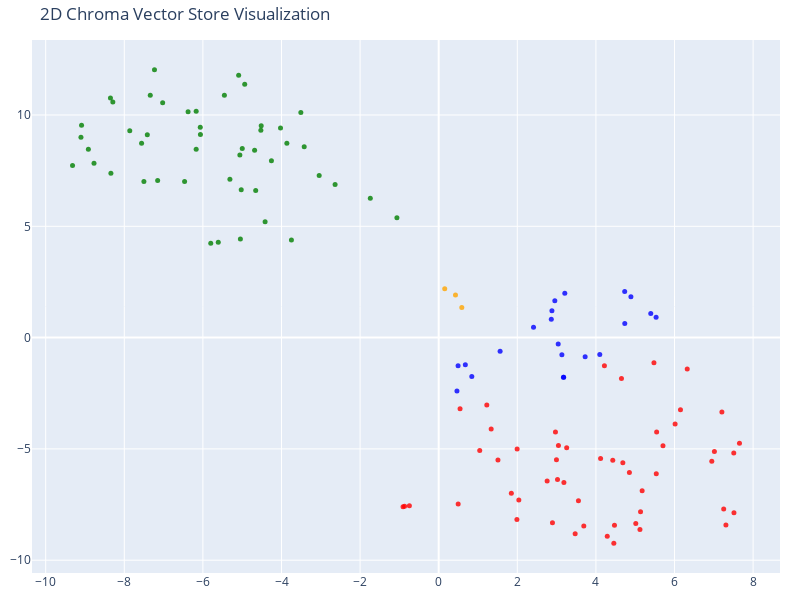

Notebook code for this chart:
### Code cell
# We humans find it easier to visalize things in 2D!
# Reduce the dimensionality of the vectors to 2D using t-SNE
# (t-distributed stochastic neighbor embedding)

tsne = TSNE(n_components=2, random_state=42)
reduced_vectors = tsne.fit_transform(vectors)

# Create the 2D scatter plot
fig = go.Figure(data=[go.Scatter(
    x=reduced_vectors[:, 0],
    y=reduced_vectors[:, 1],
    mode='markers',
    marker=dict(size=5, color=colors, opacity=0.8),
    text=[f"Type: {t}<br>Text: {d[:100]}..." for t, d in zip(doc_types, documents)],
    hoverinfo='text'
)])

fig.update_layout(
    title='2D Chroma Vector Store Visualization',
    scene=dict(xaxis_title='x',yaxis_title='y'),
    width=800,
    height=600,
    margin=dict(r=20, b=10, l=10, t=40)
)

fig.show()

### Figure 1 — Plotly figure (JSON) as saved in the notebook; plotly's stock layout.template omitted (floating-point values rounded to 4 significant figures)
{"data": [{"hoverinfo": "text", "marker": {"color": ["orange", "orange", "orange", "red", "red", "red", "red", "red", "red", "red", "red", "red", "red", "red", "red", "red", "red", "red", "red", "red", "red", "red", "red", "red", "red", "red", "red", "red", "red", "red", "red", "red", "red", "red", "red", "red", "red", "red", "red", "red", "red", "red", "red", "red", "red", "red", "red", "red", "red", "red", "red", "red", "red", "red", "red", "green", "green", "green", "green", "green", "green", "green", "green", "green", "green", "green", "green", "green", "green", "green", "green", "green", "green", "green", "green", "green", "green", "green", "green", "green", "green", "green", "green", "green", "green", "green", "green", "green", "green", "green", "green", "green", "green", "green", "green", "green", "green", "green", "green", "green", "green", "green", "blue", "blue", "blue", "blue", "blue", "blue", "blue", "blue", "blue", "blue", "blue", "blue", "blue", "blue", "blue", "blue", "blue", "blue", "blue", "blue", "blue"], "opacity": 0.8, "size": 5}, "mode": "markers", "text": ["Type: company<br>Text: # About Insurellm\n\nInsurellm was founded by Avery Lancaster in 2015 as an insurance tech startup des...", "Type: company<br>Text: # Careers at Insurellm\n\nInsurellm is hiring! We are looking for talented software engineers, data sc...", "Type: company<br>Text: # Overview of Insurellm\n\nInsurellm is an innovative insurance tech firm with 200 employees across th...", "Type: contracts<br>Text: # Contract with Apex Reinsurance for Rellm: AI-Powered Enterprise Reinsurance Solution\n\n## Terms\n\n1....", "Type: contracts<br>Text: ## Renewal\n\n1. **Automatic Renewal**: This Agreement will automatically renew for successive one-yea...", "Type: contracts<br>Text: 2. **Seamless Integrations**: The architecture of Rellm allows for easy integration with existing sy...", "Type: contracts<br>Text: 1. **Technical Support**: Provider shall offer dedicated technical support to the Client via phone, ...", "Type: contracts<br>Text: **Insurellm, Inc.**  \n_____________________________  \nAuthorized Signature   \nDate: ________________...", "Type: contracts<br>Text: # Contract with Belvedere Insurance for Markellm\n\n## Terms\nThis Contract (\"Agreement\") is made and e...", "Type: contracts<br>Text: ## Renewal\n1. **Renewal Terms**: This Agreement may be renewed for additional one-year terms upon mu...", "Type: contracts<br>Text: ## Features\n1. **AI-Powered Matching**: Belvedere Insurance will benefit from Markellm's AI-powered ...", "Type: contracts<br>Text: ## Support\n1. **Technical Support**: Technical support will be available from 9 AM to 7 PM EST, Mond...", "Type: contracts<br>Text: **Belvedere Insurance**  \nSignature: ______________________  \nName: [Authorized Signatory]  \nTitle: ...", "Type: contracts<br>Text: # Contract with BrightWay Solutions for Markellm\n\n**Contract Date:** October 5, 2023  \n**Contract ID...", "Type: contracts<br>Text: 3. **Service Level Agreement (SLA):**  \n   Insurellm commits to a 99.9% uptime for the platform with...", "Type: contracts<br>Text: 2. **Real-Time Quote Availability:**  \n   Consumers sourced via BrightWay Solutions will receive rea...", "Type: contracts<br>Text: 3. **Training and Onboarding:**  \n   Insurellm agrees to provide one free training session on how to...", "Type: contracts<br>Text: # Contract with EverGuard Insurance for Rellm: AI-Powered Enterprise Reinsurance Solution\n\n**Contrac...", "Type: contracts<br>Text: 4. **Usage Rights**: EverGuard Insurance is granted a non-exclusive, non-transferable license to acc...", "Type: contracts<br>Text: 1. **Core Functionality**: Rellm provides EverGuard Insurance with advanced AI-driven analytics, sea...", "Type: contracts<br>Text: 1. **Customer Support**: Insurellm will provide EverGuard Insurance with 24/7 customer support, incl...", "Type: contracts<br>Text: ---\n\n**Signatures**  \n**For Insurellm**: __________________________  \n**Name**: John Smith  \n**Title...", "Type: contracts<br>Text: # Contract with GreenField Holdings for Markellm\n\n**Effective Date:** November 15, 2023  \n**Contract...", "Type: contracts<br>Text: ## Renewal\n1. **Automatic Renewal**: This contract will automatically renew for sequential one-year ...", "Type: contracts<br>Text: ## Features\n1. **AI-Powered Matching**: Access to advanced algorithms that connect GreenField Holdin...", "Type: contracts<br>Text: ## Support\n1. **Customer Support Access**: The Client will have access to dedicated support through ...", "Type: contracts<br>Text: **Signatures:**  \n_________________________                           _________________________  \n**...", "Type: contracts<br>Text: # Contract with Greenstone Insurance for Homellm\n\n---\n\n## Terms\n\n1. **Parties**: This Contract (\"Agr...", "Type: contracts<br>Text: 4. **Payment Terms**: \n   - The Customer shall pay an amount of $10,000 per month for the Standard T...", "Type: contracts<br>Text: ---\n\n## Features\n\n- **AI-Powered Risk Assessment**: Customer will have access to enhanced risk evalu...", "Type: contracts<br>Text: - **Customer Portal**: A dedicated portal will be provided, allowing the Customer's clients to manag...", "Type: contracts<br>Text: ______________________________  \n[Name], [Title]  \nDate: ______________________\n\n**For Greenstone In...", "Type: contracts<br>Text: # Contract with GreenValley Insurance for Homellm\n\n**Contract Date:** October 6, 2023  \n**Contract N...", "Type: contracts<br>Text: 4. **Confidentiality:** Both parties agree to maintain the confidentiality of proprietary informatio...", "Type: contracts<br>Text: 1. **AI-Powered Risk Assessment:** Access to advanced AI algorithms for real-time risk evaluations.\n...", "Type: contracts<br>Text: 3. **Regular Updates:** Insurellm will offer ongoing updates and enhancements to the Homellm platfor...", "Type: contracts<br>Text: # Contract with Pinnacle Insurance Co. for Homellm\n\n## Terms\nThis contract (\"Contract\") is entered i...", "Type: contracts<br>Text: ## Renewal\n1. **Renewal Terms**: At the end of the initial term, this Contract shall automatically r...", "Type: contracts<br>Text: ## Features\n1. **AI-Powered Risk Assessment**: Utilized for tailored underwriting decisions specific...", "Type: contracts<br>Text: ## Support\n1. **Technical Support**: Insurellm shall provide 24/7 technical support via an email and...", "Type: contracts<br>Text: # Contract with Roadway Insurance Inc. for Carllm\n\n---\n\n## Terms\n\n1. **Agreement Effective Date**: T...", "Type: contracts<br>Text: ---\n\n## Renewal\n\n1. **Automatic Renewal**: This agreement will automatically renew for an additional...", "Type: contracts<br>Text: ---\n\n## Features\n\n1. **Access to Core Features**: Roadway Insurance Inc. will have access to all Pro...", "Type: contracts<br>Text: ---\n\n## Support\n\n1. **Technical Support**: Roadway Insurance Inc. will receive priority technical su...", "Type: contracts<br>Text: # Contract with Stellar Insurance Co. for Rellm\n\n## Terms\nThis contract is made between **Insurellm*...", "Type: contracts<br>Text: ### Termination\nEither party may terminate this agreement with a **30-day written notice**. In the e...", "Type: contracts<br>Text: ## Features\nStellar Insurance Co. will receive access to the following features of the Rellm product...", "Type: contracts<br>Text: ## Support\nInsurellm provides Stellar Insurance Co. with the following support services:\n\n- **24/7 T...", "Type: contracts<br>Text: # Contract with TechDrive Insurance for Carllm\n\n**Contract Date:** October 1, 2024  \n**Contract Dura...", "Type: contracts<br>Text: ## Renewal\n\n1. **Automatic Renewal**: This contract shall automatically renew for additional one-yea...", "Type: contracts<br>Text: ## Support\n\n1. **Customer Support**: Insurellm will provide 24/7 customer support to TechDrive Insur...", "Type: contracts<br>Text: **TechDrive Insurance Representative:**  \nName: Sarah Johnson  \nTitle: Operations Director  \nDate: _...", "Type: contracts<br>Text: # Contract with Velocity Auto Solutions for Carllm\n\n**Contract Date:** October 1, 2023  \n**Contract ...", "Type: contracts<br>Text: ## Renewal\n\n1. **Automatic Renewal**: This contract will automatically renew for successive 12-month...", "Type: contracts<br>Text: ## Support\n\n1. **Customer Support**: Velocity Auto Solutions will have access to Insurellm’s custome...", "Type: employees<br>Text: # HR Record\n\n# Alex Chen\n\n## Summary\n- **Date of Birth:** March 15, 1990  \n- **Job Title:** Backend ...", "Type: employees<br>Text: ## Annual Performance History\n- **2020:**  \n  - Completed onboarding successfully.  \n  - Met expecta...", "Type: employees<br>Text: ## Compensation History\n- **2020:** Base Salary: $80,000  \n- **2021:** Base Salary Increase to $90,0...", "Type: employees<br>Text: Alex Chen continues to be a vital asset at Insurellm, contributing significantly to innovative backe...", "Type: employees<br>Text: # HR Record\n\n# Alex Harper\n\n## Summary\n- **Date of Birth**: March 15, 1993  \n- **Job Title**: Sales ...", "Type: employees<br>Text: ## Annual Performance History  \n- **2021**:  \n  - **Performance Rating**: 4.5/5  \n  - **Key Achievem...", "Type: employees<br>Text: - **2022**:  \n  - **Base Salary**: $65,000 (Promotion to Senior SDR)  \n  - **Bonus**: $13,000 (20% o...", "Type: employees<br>Text: # HR Record\n\n# Alex Thomson\n\n## Summary\n- **Date of Birth:** March 15, 1995  \n- **Job Title:** Sales...", "Type: employees<br>Text: ## Annual Performance History  \n- **2022** - Rated as \"Exceeds Expectations.\" Alex Thomson achieved ...", "Type: employees<br>Text: ## Other HR Notes\n- Alex Thomson is an active member of the Diversity and Inclusion committee at Ins...", "Type: employees<br>Text: # Avery Lancaster\n\n## Summary\n- **Date of Birth**: March 15, 1985  \n- **Job Title**: Co-Founder & Ch...", "Type: employees<br>Text: - **2010 - 2013**: Business Analyst at Edge Analytics  \n  Prior to joining Innovate, Avery worked as...", "Type: employees<br>Text: - **2018**: **Exceeds Expectations**  \n  Under Avery’s pivoted vision, Insurellm launched two new su...", "Type: employees<br>Text: - **2022**: **Satisfactory**  \n  Avery focused on rebuilding team dynamics and addressing employee c...", "Type: employees<br>Text: ## Compensation History\n- **2015**: $150,000 base salary + Significant equity stake  \n- **2016**: $1...", "Type: employees<br>Text: ## Other HR Notes\n- **Professional Development**: Avery has actively participated in leadership trai...", "Type: employees<br>Text: # HR Record\n\n# Emily Carter\n\n## Summary\n- **Date of Birth:** August 12, 1990  \n- **Job Title:** Acco...", "Type: employees<br>Text: - **2017-2019:** Marketing Intern  \n  - Assisted with market research and campaign development for s...", "Type: employees<br>Text: ## Compensation History\n| Year | Base Salary | Bonus         | Total Compensation |\n|------|--------...", "Type: employees<br>Text: Emily Carter exemplifies the kind of talent that drives Insurellm's success and is an invaluable ass...", "Type: employees<br>Text: # HR Record\n\n# Emily Tran\n\n## Summary\n- **Date of Birth:** March 18, 1991  \n- **Job Title:** Digital...", "Type: employees<br>Text: - **January 2017 - May 2018**: Marketing Intern  \n  - Supported the Marketing team by collaborating ...", "Type: employees<br>Text: - **2021**:  \n  - Performance Rating: Meets Expectations  \n  - Key Achievements: Contributed to the ...", "Type: employees<br>Text: - **Professional Development Goals**:  \n  - Emily Tran aims to become a Marketing Manager within the...", "Type: employees<br>Text: # HR Record\n\n# Jordan Blake\n\n## Summary\n- **Date of Birth:** March 15, 1993  \n- **Job Title:** Sales...", "Type: employees<br>Text: ## Annual Performance History\n- **2021:** First year at Insurellm; achieved 90% of monthly targets. ...", "Type: employees<br>Text: ## Other HR Notes\n- Jordan has shown an interest in continuing education, actively participating in ...", "Type: employees<br>Text: # HR Record\n\n# Jordan K. Bishop\n\n## Summary\n- **Date of Birth:** March 15, 1990\n- **Job Title:** Fro...", "Type: employees<br>Text: ## Annual Performance History\n- **2019:** Exceeds Expectations - Continuously delivered high-quality...", "Type: employees<br>Text: ## Compensation History\n- **June 2018:** Starting Salary - $85,000\n- **June 2019:** Salary Increase ...", "Type: employees<br>Text: ## Other HR Notes\n- Jordan K. Bishop has been an integral part of club initiatives, including the In...", "Type: employees<br>Text: # HR Record\n\n# Maxine Thompson\n\n## Summary\n- **Date of Birth:** January 15, 1991  \n- **Job Title:** ...", "Type: employees<br>Text: ## Insurellm Career Progression\n- **January 2017 - October 2018**: **Junior Data Engineer**  \n  * Ma...", "Type: employees<br>Text: ## Annual Performance History\n- **2017**: *Meets Expectations*  \n  Maxine showed potential in her ro...", "Type: employees<br>Text: - **2021**: *Exceeds Expectations*  \n  Maxine spearheaded the transition to a new data warehousing s...", "Type: employees<br>Text: ## Compensation History\n- **2017**: $70,000 (Junior Data Engineer)  \n- **2018**: $75,000 (Junior Dat...", "Type: employees<br>Text: # HR Record\n\n# Oliver Spencer\n\n## Summary\n- **Date of Birth**: May 14, 1990  \n- **Job Title**: Backe...", "Type: employees<br>Text: ## Annual Performance History\n- **2018**: **3/5** - Adaptable team player but still learning to take...", "Type: employees<br>Text: ## Compensation History\n- **March 2018**: Initial salary of $80,000.\n- **July 2019**: Salary increas...", "Type: employees<br>Text: # Samantha Greene\n\n## Summary\n- **Date of Birth:** October 14, 1990\n- **Job Title:** HR Generalist\n-...", "Type: employees<br>Text: ## Annual Performance History\n- **2020:** Exceeds Expectations  \n  Samantha Greene demonstrated exce...", "Type: employees<br>Text: ## Compensation History\n- **2020:** Base Salary - $55,000  \n  The entry-level salary matched industr...", "Type: employees<br>Text: - **2023:** Base Salary - $70,000  \n  Recognized for substantial improvement in employee relations m...", "Type: employees<br>Text: # HR Record\n\n# Samuel Trenton\n\n## Summary\n- **Date of Birth:** April 12, 1989  \n- **Job Title:** Sen...", "Type: employees<br>Text: ## Annual Performance History\n- **2023:** Rating: 4.5/5  \n  *Samuel exceeded expectations, successfu...", "Type: employees<br>Text: ## Compensation History\n- **2023:** Base Salary: $115,000 + Bonus: $15,000  \n  *Annual bonus based o...", "Type: employees<br>Text: - **Engagement in Company Culture:** Regularly participates in team-building events and contributes ...", "Type: products<br>Text: # Product Summary\n\n# Carllm\n\n## Summary\n\nCarllm is an innovative auto insurance product developed by...", "Type: products<br>Text: - **Instant Quoting**: With Carllm, insurance companies can offer near-instant quotes to customers, ...", "Type: products<br>Text: - **Mobile Integration**: Carllm is designed to work seamlessly with mobile applications, providing ...", "Type: products<br>Text: - **Professional Tier**: $2,500/month\n  - For medium-sized companies.\n  - All Basic Tier features pl...", "Type: products<br>Text: ### Q2 2025: Customer Experience Improvements\n- Launch of a new **mobile app** for end-users.\n- Intr...", "Type: products<br>Text: # Product Summary\n\n# Homellm\n\n## Summary\nHomellm is an innovative home insurance product developed b...", "Type: products<br>Text: ### 2. Dynamic Pricing Model\nWith Homellm's innovative dynamic pricing model, insurance providers ca...", "Type: products<br>Text: ### 5. Multi-Channel Integration\nHomellm seamlessly integrates into existing insurance platforms, pr...", "Type: products<br>Text: - **Basic Tier:** Starting at $5,000/month for small insurers with basic integration features.\n- **S...", "Type: products<br>Text: All tiers include a comprehensive training program and ongoing updates to ensure optimal performance...", "Type: products<br>Text: With Homellm, Insurellm is committed to transforming the landscape of home insurance, ensuring both ...", "Type: products<br>Text: # Product Summary\n\n# Markellm\n\n## Summary\n\nMarkellm is an innovative two-sided marketplace designed ...", "Type: products<br>Text: - **User-Friendly Interface**: Designed with user experience in mind, Markellm features an intuitive...", "Type: products<br>Text: - **Customer Support**: Our dedicated support team is always available to assist both consumers and ...", "Type: products<br>Text: ### For Insurance Companies:\n- **Basic Listing Fee**: $199/month for a featured listing on the platf...", "Type: products<br>Text: ### Q3 2025\n- Initiate a comprehensive marketing campaign targeting both consumers and insurers to i...", "Type: products<br>Text: # Product Summary\n\n# Rellm: AI-Powered Enterprise Reinsurance Solution\n\n## Summary\n\nRellm is an inno...", "Type: products<br>Text: ### Seamless Integrations\nRellm's architecture is designed for effortless integration with existing ...", "Type: products<br>Text: ### Regulatory Compliance Tools\nRellm includes built-in compliance tracking features to help organiz...", "Type: products<br>Text: Join the growing number of organizations leveraging Rellm to enhance their reinsurance processes whi...", "Type: products<br>Text: Experience the future of reinsurance with Rellm, where innovation meets reliability. Let Insurellm h..."], "type": "scatter", "x": [0.1531, 0.5877, 0.427, 3.256, 1.044, 0.5434, 4.456, 7.513, 6.015, -0.9069, 6.151, 5.121, 5.545, 7.015, 7.507, 7.653, 6.948, 3.047, 1.996, 1.224, 4.288, 2.971, 5.706, -0.8673, 6.323, 7.206, 7.251, 4.429, 5.536, 4.216, 5.136, 7.308, 4.685, 4.852, 4.651, 5.176, 4.119, -0.7462, 5.477, 5.015, 3.023, 0.4956, 1.99, 2.894, 2.996, 1.508, 1.335, 4.472, 3.185, 2.038, 3.692, 3.556, 2.759, 1.848, 3.472, -4.525, -9.103, -6.377, -1.063, -4.999, -7.861, -6.171, -5.059, -7.56, -5.313, -3.748, -5.046, -5.609, -5.8, -8.292, -4.417, -3.863, -9.087, -6.067, -1.74, -3.422, -3.041, -6.063, -2.636, -4.684, -7.414, -5.025, -4.256, -9.317, -8.352, -4.656, -3.508, -4.936, -8.771, -5.09, -5.453, -4.516, -8.914, -6.171, -6.466, -8.341, -7.501, -7.151, -4.025, -7.339, -7.024, -7.232, 2.412, 2.865, 2.881, 2.954, 3.209, 3.041, 4.099, 3.726, 3.18, 3.174, 3.134, 4.734, 5.531, 5.396, 4.89, 4.732, 1.562, 0.4646, 0.8422, 0.4927, 0.6774], "y": [2.192, 1.347, 1.915, -4.947, -5.074, -3.199, -9.238, -7.869, -3.884, -7.595, -3.24, -8.624, -4.242, -5.122, -5.19, -4.75, -5.555, -4.849, -5.003, -3.034, -8.921, -4.247, -4.858, -7.579, -1.415, -3.345, -7.705, -5.514, -6.117, -1.264, -7.83, -8.42, -5.617, -6.066, -1.84, -6.885, -5.433, -7.555, -1.127, -8.352, -6.378, -7.479, -8.169, -8.317, -5.491, -5.502, -4.11, -8.426, -6.514, -7.299, -8.47, -7.325, -6.446, -6.998, -8.813, 9.32, 9.006, 10.15, 5.384, 8.497, 9.295, 8.457, 8.206, 8.734, 7.113, 4.386, 4.433, 4.285, 4.233, 10.58, 5.209, 8.732, 9.537, 9.445, 6.259, 8.568, 7.286, 9.124, 6.881, 8.419, 9.117, 6.637, 7.945, 7.731, 10.76, 6.608, 10.12, 11.39, 7.829, 11.79, 10.89, 9.52, 8.461, 10.17, 7.011, 7.381, 7.008, 7.06, 9.414, 10.88, 10.55, 12.03, 0.4644, 0.8276, 1.202, 1.661, 1.995, -0.2919, -0.7635, -0.86, -1.785, -1.778, -0.7706, 0.632, 0.9112, 1.078, 1.837, 2.066, -0.6168, -2.397, -1.752, -1.265, -1.222]}], "layout": {"height": 600, "margin": {"b": 10, "l": 10, "r": 20, "t": 40}, "scene": {"xaxis": {"title": {"text": "x"}}, "yaxis": {"title": {"text": "y"}}}, "title": {"text": "2D Chroma Vector Store Visualization"}, "width": 800}}
